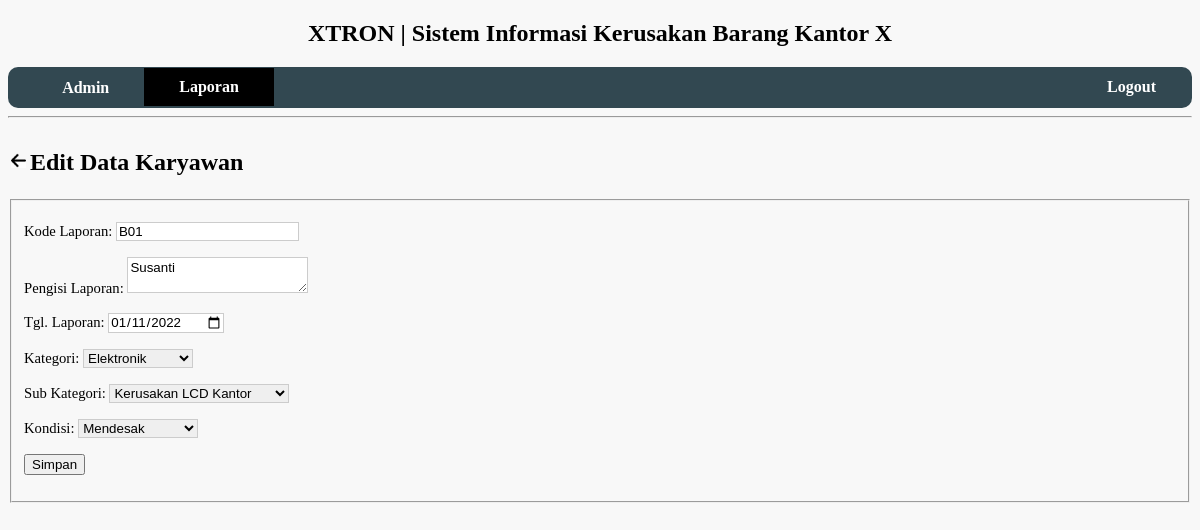
Screenshot of /LaporanEdit.php?id=22 (signed in) with the database file from the repository.
### tables this page shows
CREATE TABLE `laporan` (
  `id` int(11) NOT NULL,
  `kode_laporan` varchar(20) NOT NULL,
  `tgl_laporan` date NOT NULL,
  `tgl_solved` date NOT NULL,
  `status` varchar(20) NOT NULL,
  `teknisi` varchar(100) NOT NULL,
  `pengisi` varchar(100) NOT NULL,
  `kategori` varchar(100) NOT NULL,
  `sub_kategori` varchar(100) NOT NULL,
  `kondisi` varchar(20) NOT NULL
);

### LaporanEdit.php (the view, shortened to what this page needs)
<?php
include("config.php");
$id = $_GET['id'];
$sql = "SELECT * FROM laporan WHERE id=$id";
$query = mysqli_query($koneksi, $sql);
$r = mysqli_fetch_assoc($query);
?>
<!DOCTYPE html>
<html>
<head>
	<link rel="stylesheet" type="text/css" href="style.css">
</head>
<body>
	<h2 class="header">XTRON | Sistem Informasi Kerusakan Barang Kantor X</h2>
	<div>
		<ul>
			<li><a href="#"><img src='coba.jpg' width="15px" height="15px;"> <?php echo $_SESSION['username']; ?></a></li>
			<li style="background-color: black;"><a href="laporan.php">Laporan</a></li>
			<li style="float:right;"><a href="logout.php">Logout</a></li>
		</ul>
	</div><hr>
	<header>
	<table>
	<tr>
	<td><a href="Laporan.php"><img src="panah.jpg" width="15px" height="15px;"></a></td>
	<td><h2>Edit Data Karyawan</h2></td>
	</tr>
	</table>
    </header>
    <form action="LaporanProsesEdit.php" method="POST">
        <fieldset>
		<p>
            <label for="kode_laporan">Kode Laporan: </label>
            <input type="text" name="kode_laporan" placeholder="Masukan Kode Laporan " value="<?php echo $r['kode_laporan'] ?>" class="laporan"/>
        </p>
        <p>
            <label for="pengisi">Pengisi Laporan: </label>
            <textarea name="pengisi" class="laporan"><?php echo $r['pengisi'] ?></textarea>
        </p>
        <p>
            <label for="tgl_laporan">Tgl. Laporan: </label>
            <input type="date" name="tgl_laporan" placeholder="Masukan Tgl. Laporan" value="<?php echo $r['tgl_laporan'] ?>" class="laporan"/>
        </p>
        <p>
        <label for="kategori">Kategori: </label>
        <select name="kategori" value="<?php echo $r['kategori'] ?>" class="laporan">
	        <option>Elektronik</option>
        </select>
        </p>
        <p>
        <label for="sub_kategori">Sub Kategori: </label>
        <select name="sub_kategori" value="<?php echo $r['sub_kategori'] ?>" class="laporan">
	        <option>Kerusakan LCD Kantor</option>
        </select>
        </p>
        <p>
        <label for="kondisi">Kondisi: </label>
        <select name="kondisi" value="<?php echo $r['kondisi'] ?>" class="laporan">
	        <option>Mendesak</option>
        </select>
        </p>
        <p>
            <input type="submit" value="Simpan" name="simpan" />
        </p>
        </fieldset>
    </form>
    </body>
</html>

### style.css (style rules this page uses)
body { background : #f8f8f8; font-family: helvetica Neues; cursor: auto; }
.header { text-align:center; float:center; }
label { font-size: 11pt; }
ul { border-radius: 10px; list-style-type: none; margin: 0; padding: 1px; overflow: hidden; font-weight:bold; background-color: #324851; }
li { float: left; }
li a { display: block; color:white; text-align: center; padding: 10px 35px 10px; text-decoration: none; }
.laporan { font-family: helvetica; box-sizing : border-box; border: 1px solid #ccc; }

### rows the page displays
laporan: kode_laporan "B01", pengisi "Susanti", tgl_laporan "01/11/2022", kategori "Elektronik", sub_kategori "Kerusakan LCD Kantor", kondisi "Mendesak"

### other values shown
$_SESSION['username'] "Admin"
